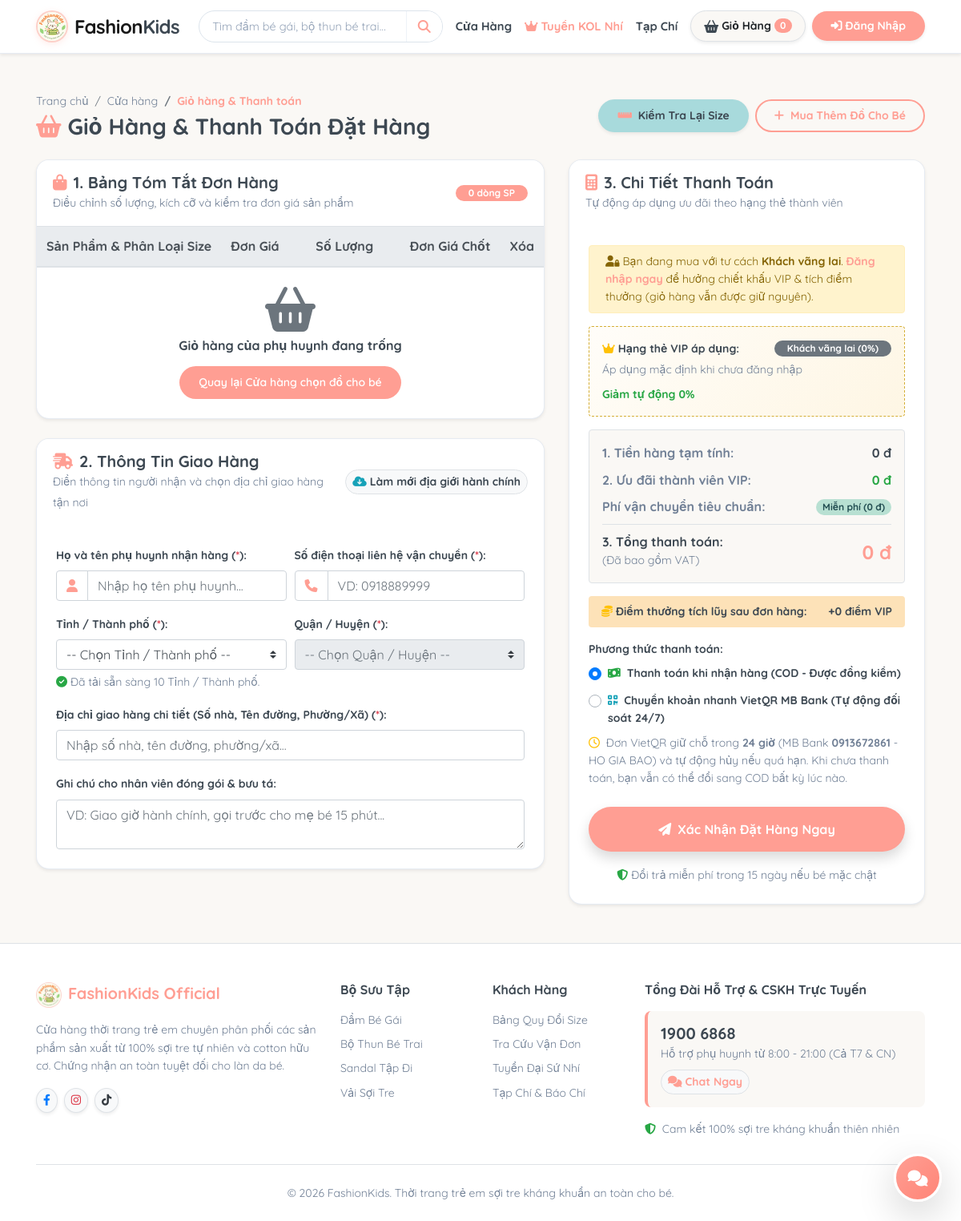
/views/pages/checkout.php, run on the app's committed database.
### tables this page shows
CREATE TABLE `hgb_hang_thanh_vien` (
    `ma_hang` INT AUTO_INCREMENT PRIMARY KEY,
    `ten_hang` VARCHAR(50) NOT NULL,
    `diem_toi_thieu` INT NOT NULL DEFAULT 0,
    `phan_tram_giam_gia` FLOAT NOT NULL DEFAULT 0,
    `mo_ta_quyen_loi` TEXT NULL
);

### views/pages/checkout.php (the view, shortened to what the rows shown need)
<?php
require_once __DIR__ . "/../layouts/header.php";
require_once __DIR__ . "/../../models/UserModel.php";
$checkoutUserModel    = new UserModel();
$currentUid           = Rbac::currentUserId();
$vipInfo           = $checkoutUserModel->layThongTinVipHienTai($currentUid);
$init_vip_percent  = (float)($vipInfo['discount_percent'] ?? 0.0);
$vipPoints         = (int)($vipInfo['points'] ?? 0);
$vipIsGuest        = !empty($vipInfo['is_guest']);
$init_subtotal = 0;
$init_discount_amount = round(($init_subtotal * $init_vip_percent) / 100);
$init_total_amount    = max(0, $init_subtotal - $init_discount_amount);
$init_reward_points   = (int)floor($init_total_amount / 10000);
?>
<div class="container my-4 my-md-5" id="lnkt_checkout_section">
    <div class="row">
        <div class="col-12 col-lg-7 mb-4">
            <div class="card card-pastel shadow-sm mb-4">
                <div class="card-body p-0">
                    <div class="table-responsive">
                        <table class="table table-hover align-middle mb-0" id="lnkt_checkoutCartTable">
                            <thead class="thead-light">
                                <tr>
                                    <th>Sản Phẩm &amp; Phân Loại Size</th>
                                    <th class="text-right">Đơn Giá</th>
                                    <th class="text-center fk-w-140">Số Lượng</th>
                                    <th class="text-right">Đơn Giá Chốt</th>
                                    <th class="text-center">Xóa</th>
                                </tr>
                            </thead>
                        </table>
                    </div>
                </div>
            </div>
        </div>
        <div class="col-12 col-lg-5">
            <div class="card card-pastel shadow-sm sticky-top fk-sticky-85">
                <div class="card-body p-4 pt-2">
                    <div class="p-3 rounded mb-3 lbn-vip-price-box">
                        <div class="d-flex flex-wrap justify-content-between align-items-center fk-card-header-row small text-muted-custom">
                            <span>
                                <?php if ($vipIsGuest): ?>
                                    Áp dụng mặc định khi chưa đăng nhập
                                <?php else: ?>
                                    Điểm tích lũy hiện có: <strong class="text-slate text-nowrap"><?= number_format($vipPoints) ?> điểm</strong>
                                <?php endif; ?>
                            </span>
                            <span class="font-weight-bold text-success text-nowrap flex-shrink-0">
                                Giảm tự động <?= (int)$init_vip_percent ?>%
                            </span>
                        </div>
                    </div>
                    <div class="border rounded p-3 bg-milk-cream mb-3">
                        <div class="d-flex flex-wrap justify-content-between align-items-center fk-card-header-row pt-1">
                            <div>
                                <span class="font-weight-bold text-slate h6 mb-0 d-block">3. Tổng thanh toán:</span>
                                <small class="text-muted-custom">(Đã bao gồm VAT)</small>
                            </div>
                            <span id="lnkt_summaryTotalAmount" class="h4 font-weight-bold text-peach mb-0 text-nowrap">
                                <?= number_format($init_total_amount, 0, ',', '.') ?> đ
                            </span>
                        </div>
                    </div>
                    <div class="d-flex flex-wrap justify-content-between align-items-center fk-card-header-row p-2 px-3 rounded bg-buttercup-soft mb-3 small">
                        <span class="font-weight-bold text-slate">
                            <i class="fa-solid fa-coins text-warning mr-1"></i>Điểm thưởng tích lũy sau đơn hàng:
                        </span>
                        <span id="lnkt_summaryRewardPoints" class="font-weight-bold text-slate text-nowrap flex-shrink-0">
                            +<?= number_format($init_reward_points) ?> điểm VIP
                        </span>
                    </div>
                </div>
            </div>
        </div>
    </div>
</div>
<?php
require_once __DIR__ . "/../layouts/footer.php";
?>

### data on the page
hgb_hang_thanh_vien: init_vip_percent "0", init_total_amount "0", init_reward_points "0"

### other printed values
$cartTotalQty "0"
count($lnkt_cart_items) "0"
$vipTierTitle "Khách vãng lai (0%)"
$init_subtotal "0"
defined('VIETQR_ACCOUNT_NO') ? VIETQR_ACCOUNT_NO : '0913672861' "0913672861"
defined('VIETQR_ACCOUNT_NAME') ? VIETQR_ACCOUNT_NAME : 'HO GIA BAO' "HO GIA BAO"
